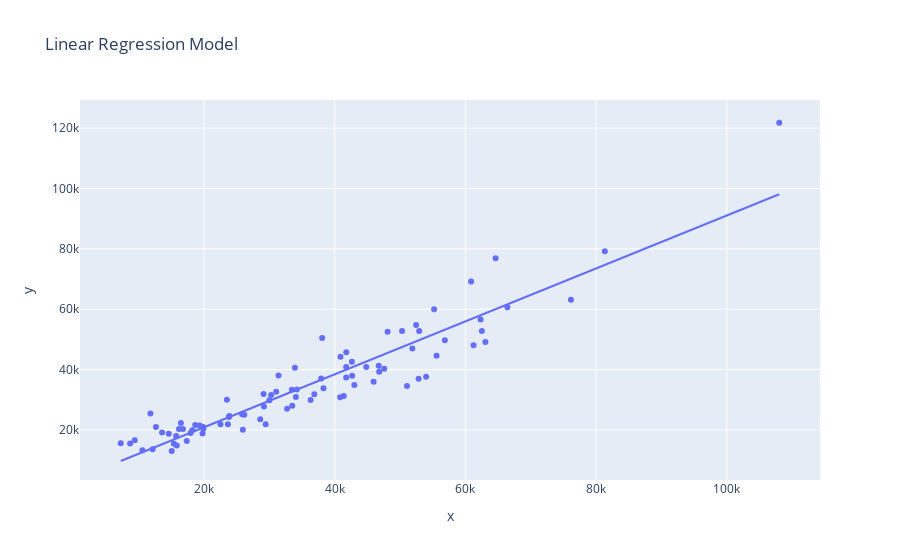

Here is the notebook cell this chart was saved with:
### Markdown cell above
## Linear Regression Model

### Code cell
predictions_linear_regression = linear_regression_model.predict(X_test)
plot_results(linear_regression_model, 'Linear Regression Model', predictions_linear_regression, y_test)
